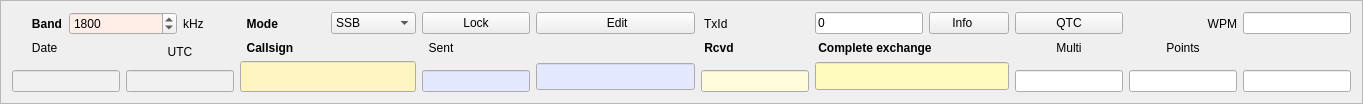
         <widget class="QFrame" name="frame">
          <property name="frameShape">
           <enum>QFrame::StyledPanel</enum>
          </property>
          <property name="frameShadow">
           <enum>QFrame::Raised</enum>
          </property>
          <layout class="QGridLayout" name="gridLayout">
           <item row="2" column="0">
            <widget class="QLabel" name="label">
             <property name="font">
              <font>
               <weight>75</weight>
               <bold>true</bold>
              </font>
             </property>
             <property name="text">
              <string>      Band</string>
             </property>
            </widget>
           </item>
           <item row="2" column="1" colspan="2">
            <widget class="QSpinBox" name="freqBox">
             <property name="palette">
              <palette>
               <active>
                <colorrole role="Base">
                 <brush brushstyle="SolidPattern">
                  <color alpha="255">
                   <red>255</red>
                   <green>237</green>
                   <blue>231</blue>
                  </color>
                 </brush>
                </colorrole>
               </active>
               <inactive>
                <colorrole role="Base">
                 <brush brushstyle="SolidPattern">
                  <color alpha="255">
                   <red>255</red>
                   <green>237</green>
                   <blue>231</blue>
                  </color>
                 </brush>
                </colorrole>
               </inactive>
               <disabled>
                <colorrole role="Base">
                 <brush brushstyle="SolidPattern">
                  <color alpha="255">
                   <red>255</red>
                   <green>255</green>
                   <blue>255</blue>
                  </color>
                 </brush>
                </colorrole>
               </disabled>
              </palette>
             </property>
             <property name="focusPolicy">
              <enum>Qt::NoFocus</enum>
             </property>
             <property name="minimum">
              <number>1600</number>
             </property>
             <property name="maximum">
              <number>55555</number>
             </property>
             <property name="value">
              <number>1800</number>
             </property>
            </widget>
           </item>
           <item row="2" column="3">
            <widget class="QLabel" name="label_2">
             <property name="text">
              <string>kHz</string>
             </property>
            </widget>
           </item>
           <item row="2" column="4">
            <widget class="QLabel" name="label_3">
             <property name="font">
              <font>
               <weight>75</weight>
               <bold>true</bold>
              </font>
             </property>
             <property name="text">
              <string>  Mode</string>
             </property>
            </widget>
           </item>
           <item row="2" column="5">
            <widget class="QComboBox" name="modeBox">
             <property name="enabled">
              <bool>true</bool>
             </property>
             <property name="focusPolicy">
              <enum>Qt::NoFocus</enum>
             </property>
             <item>
              <property name="text">
               <string>SSB</string>
              </property>
             </item>
             <item>
              <property name="text">
               <string>CW</string>
              </property>
             </item>
            </widget>
           </item>
           <item row="2" column="6">
            <widget class="QPushButton" name="ButtonLock">
             <property name="focusPolicy">
              <enum>Qt::NoFocus</enum>
             </property>
             <property name="text">
              <string>Lock</string>
             </property>
            </widget>
           </item>
           <item row="2" column="7">
            <widget class="QPushButton" name="ButtonEditLog">
             <property name="focusPolicy">
              <enum>Qt::NoFocus</enum>
             </property>
             <property name="text">
              <string>             Edit            </string>
             </property>
            </widget>
           </item>
           <item row="2" column="8">
            <widget class="QLabel" name="label_5">
             <property name="text">
              <string> TxId</string>
             </property>
            </widget>
           </item>
           <item row="2" column="9">
            <widget class="QLineEdit" name="lineEdit_5">
             <property name="focusPolicy">
              <enum>Qt::NoFocus</enum>
             </property>
             <property name="text">
              <string>0</string>
             </property>
            </widget>
           </item>
           <item row="2" column="10">
            <widget class="QPushButton" name="ButtonInfo">
             <property name="focusPolicy">
              <enum>Qt::NoFocus</enum>
             </property>
             <property name="text">
              <string>    Info        </string>
             </property>
            </widget>
           </item>
           <item row="2" column="12">
            <widget class="QLabel" name="label_6">
             <property name="font">
              <font>
               <pointsize>9</pointsize>
              </font>
             </property>
             <property name="text">
              <string>WPM</string>
             </property>
             <property name="alignment">
              <set>Qt::AlignRight|Qt::AlignTrailing|Qt::AlignVCenter</set>
             </property>
            </widget>
           </item>
           <item row="2" column="13">
            <widget class="QLineEdit" name="lineWpm">
             <property name="focusPolicy">
              <enum>Qt::NoFocus</enum>
             </property>
             <property name="alignment">
              <set>Qt::AlignCenter</set>
             </property>
            </widget>
           </item>
           <item row="3" column="0">
            <widget class="QLabel" name="label_7">
             <property name="text">
              <string>      Date</string>
             </property>
             <property name="alignment">
              <set>Qt::AlignBottom|Qt::AlignLeading|Qt::AlignLeft</set>
             </property>
            </widget>
           </item>
           <item row="3" column="2" rowspan="2" colspan="2">
            <widget class="QPushButton" name="ButtonUhr">
             <property name="focusPolicy">
              <enum>Qt::NoFocus</enum>
             </property>
             <property name="text">
              <string>UTC</string>
             </property>
             <property name="flat">
              <bool>true</bool>
             </property>
            </widget>
           </item>
           <item row="3" column="4" colspan="2">
            <widget class="QLabel" name="label_9">
             <property name="font">
              <font>
               <weight>75</weight>
               <bold>true</bold>
              </font>
             </property>
             <property name="text">
              <string>  Callsign</string>
             </property>
             <property name="alignment">
              <set>Qt::AlignBottom|Qt::AlignLeading|Qt::AlignLeft</set>
             </property>
            </widget>
           </item>
           <item row="3" column="6">
            <widget class="QLabel" name="label_10">
             <property name="text">
              <string>  Sent</string>
             </property>
             <property name="alignment">
              <set>Qt::AlignBottom|Qt::AlignLeading|Qt::AlignLeft</set>
             </property>
            </widget>
           </item>
           <item row="3" column="8">
            <widget class="QLabel" name="label_18">
             <property name="font">
              <font>
               <weight>75</weight>
               <bold>true</bold>
              </font>
             </property>
             <property name="text">
              <string> Rcvd</string>
             </property>
             <property name="alignment">
              <set>Qt::AlignBottom|Qt::AlignLeading|Qt::AlignLeft</set>
             </property>
            </widget>
           </item>
           <item row="3" column="9" colspan="2">
            <widget class="QLabel" name="label_11">
             <property name="font">
              <font>
               <weight>75</weight>
               <bold>true</bold>
              </font>
             </property>
             <property name="text">
              <string> Complete exchange</string>
             </property>
             <property name="alignment">
              <set>Qt::AlignBottom|Qt::AlignLeading|Qt::AlignLeft</set>
             </property>
            </widget>
           </item>
           <item row="3" column="11">
            <widget class="QLabel" name="labelMulti1">
             <property name="font">
              <font>
               <pointsize>9</pointsize>
              </font>
             </property>
             <property name="text">
              <string>Multi</string>
             </property>
             <property name="alignment">
              <set>Qt::AlignCenter</set>
             </property>
            </widget>
           </item>
           <item row="3" column="12">
            <widget class="QLabel" name="label_12">
             <property name="font">
              <font>
               <pointsize>9</pointsize>
              </font>
             </property>
             <property name="text">
              <string>Points</string>
             </property>
             <property name="alignment">
              <set>Qt::AlignBottom|Qt::AlignHCenter</set>
             </property>
            </widget>
           </item>
           <item row="3" column="13">
            <widget class="QLabel" name="labelMult2">
             <property name="font">
              <font>
               <pointsize>9</pointsize>
              </font>
             </property>
             <property name="text">
              <string/>
             </property>
             <property name="alignment">
              <set>Qt::AlignCenter</set>
             </property>
            </widget>
           </item>
           <item row="4" column="4" rowspan="2" colspan="2">
            <widget class="QLineEdit" name="lineCallsign">
             <property name="palette">
              <palette>
               <active>
                <colorrole role="Base">
                 <brush brushstyle="SolidPattern">
                  <color alpha="255">
                   <red>255</red>
                   <green>245</green>
                   <blue>192</blue>
                  </color>
                 </brush>
                </colorrole>
               </active>
               <inactive>
                <colorrole role="Base">
                 <brush brushstyle="SolidPattern">
                  <color alpha="255">
                   <red>255</red>
                   <green>245</green>
                   <blue>192</blue>
                  </color>
                 </brush>
                </colorrole>
               </inactive>
               <disabled>
                <colorrole role="Base">
                 <brush brushstyle="SolidPattern">
                  <color alpha="255">
                   <red>244</red>
                   <green>244</green>
                   <blue>244</blue>
                  </color>
                 </brush>
                </colorrole>
               </disabled>
              </palette>
             </property>
             <property name="font">
              <font>
               <pointsize>14</pointsize>
              </font>
             </property>
            </widget>
           </item>
           <item row="4" column="9" rowspan="2" colspan="2">
            <widget class="QLineEdit" name="lineExchange">
             <property name="palette">
              <palette>
               <active>
                <colorrole role="Base">
                 <brush brushstyle="SolidPattern">
                  <color alpha="255">
                   <red>255</red>
                   <green>250</green>
                   <blue>190</blue>
                  </color>
                 </brush>
                </colorrole>
               </active>
               <inactive>
                <colorrole role="Base">
                 <brush brushstyle="SolidPattern">
                  <color alpha="255">
                   <red>255</red>
                   <green>250</green>
                   <blue>190</blue>
                  </color>
                 </brush>
                </colorrole>
               </inactive>
               <disabled>
                <colorrole role="Base">
                 <brush brushstyle="SolidPattern">
                  <color alpha="255">
                   <red>244</red>
                   <green>244</green>
                   <blue>244</blue>
                  </color>
                 </brush>
                </colorrole>
               </disabled>
              </palette>
             </property>
             <property name="font">
              <font>
               <pointsize>13</pointsize>
              </font>
             </property>
             <property name="toolTip">
              <string>type  -  for  /  </string>
             </property>
            </widget>
           </item>
           <item row="5" column="0" colspan="2">
            <widget class="QLineEdit" name="cDate">
             <property name="palette">
              <palette>
               <active>
                <colorrole role="Base">
                 <brush brushstyle="SolidPattern">
                  <color alpha="255">
                   <red>241</red>
                   <green>241</green>
                   <blue>241</blue>
                  </color>
                 </brush>
                </colorrole>
               </active>
               <inactive>
                <colorrole role="Base">
                 <brush brushstyle="SolidPattern">
                  <color alpha="255">
                   <red>241</red>
                   <green>241</green>
                   <blue>241</blue>
                  </color>
                 </brush>
                </colorrole>
               </inactive>
               <disabled>
                <colorrole role="Base">
                 <brush brushstyle="SolidPattern">
                  <color alpha="255">
                   <red>244</red>
                   <green>244</green>
                   <blue>244</blue>
                  </color>
                 </brush>
                </colorrole>
               </disabled>
              </palette>
             </property>
             <property name="focusPolicy">
              <enum>Qt::StrongFocus</enum>
             </property>
            </widget>
           </item>
           <item row="5" column="2" colspan="2">
            <widget class="QLineEdit" name="cTime">
             <property name="palette">
              <palette>
               <active>
                <colorrole role="Base">
                 <brush brushstyle="SolidPattern">
                  <color alpha="255">
                   <red>241</red>
                   <green>241</green>
                   <blue>241</blue>
                  </color>
                 </brush>
                </colorrole>
               </active>
               <inactive>
                <colorrole role="Base">
                 <brush brushstyle="SolidPattern">
                  <color alpha="255">
                   <red>241</red>
                   <green>241</green>
                   <blue>241</blue>
                  </color>
                 </brush>
                </colorrole>
               </inactive>
               <disabled>
                <colorrole role="Base">
                 <brush brushstyle="SolidPattern">
                  <color alpha="255">
                   <red>244</red>
                   <green>244</green>
                   <blue>244</blue>
                  </color>
                 </brush>
                </colorrole>
               </disabled>
              </palette>
             </property>
             <property name="focusPolicy">
              <enum>Qt::StrongFocus</enum>
             </property>
             <property name="alignment">
              <set>Qt::AlignCenter</set>
             </property>
            </widget>
           </item>
           <item row="5" column="6">
            <widget class="QLineEdit" name="lineEditSrst">
             <property name="palette">
              <palette>
               <active>
                <colorrole role="Base">
                 <brush brushstyle="SolidPattern">
                  <color alpha="255">
                   <red>228</red>
                   <green>233</green>
                   <blue>255</blue>
                  </color>
                 </brush>
                </colorrole>
               </active>
               <inactive>
                <colorrole role="Base">
                 <brush brushstyle="SolidPattern">
                  <color alpha="255">
                   <red>228</red>
                   <green>233</green>
                   <blue>255</blue>
                  </color>
                 </brush>
                </colorrole>
               </inactive>
               <disabled>
                <colorrole role="Base">
                 <brush brushstyle="SolidPattern">
                  <color alpha="255">
                   <red>244</red>
                   <green>244</green>
                   <blue>244</blue>
                  </color>
                 </brush>
                </colorrole>
               </disabled>
              </palette>
             </property>
             <property name="font">
              <font>
               <weight>50</weight>
               <bold>false</bold>
              </font>
             </property>
             <property name="text">
              <string/>
             </property>
            </widget>
           </item>
           <item row="4" column="7" rowspan="2">
            <widget class="QLineEdit" name="lineEditSent">
             <property name="palette">
              <palette>
               <active>
                <colorrole role="Base">
                 <brush brushstyle="SolidPattern">
                  <color alpha="255">
                   <red>228</red>
                   <green>233</green>
                   <blue>255</blue>
                  </color>
                 </brush>
                </colorrole>
               </active>
               <inactive>
                <colorrole role="Base">
                 <brush brushstyle="SolidPattern">
                  <color alpha="255">
                   <red>228</red>
                   <green>233</green>
                   <blue>255</blue>
                  </color>
                 </brush>
                </colorrole>
               </inactive>
               <disabled>
                <colorrole role="Base">
                 <brush brushstyle="SolidPattern">
                  <color alpha="255">
                   <red>244</red>
                   <green>244</green>
                   <blue>244</blue>
                  </color>
                 </brush>
                </colorrole>
               </disabled>
              </palette>
             </property>
             <property name="font">
              <font>
               <pointsize>12</pointsize>
               <weight>75</weight>
               <bold>true</bold>
              </font>
             </property>
            </widget>
           </item>
           <item row="5" column="8">
            <widget class="QLineEdit" name="lineEditRrst">
             <property name="palette">
              <palette>
               <active>
                <colorrole role="Base">
                 <brush brushstyle="SolidPattern">
                  <color alpha="255">
                   <red>255</red>
                   <green>251</green>
                   <blue>219</blue>
                  </color>
                 </brush>
                </colorrole>
               </active>
               <inactive>
                <colorrole role="Base">
                 <brush brushstyle="SolidPattern">
                  <color alpha="255">
                   <red>255</red>
                   <green>251</green>
                   <blue>219</blue>
                  </color>
                 </brush>
                </colorrole>
               </inactive>
               <disabled>
                <colorrole role="Base">
                 <brush brushstyle="SolidPattern">
                  <color alpha="255">
                   <red>244</red>
                   <green>244</green>
                   <blue>244</blue>
                  </color>
                 </brush>
                </colorrole>
               </disabled>
              </palette>
             </property>
             <property name="text">
              <string/>
             </property>
            </widget>
           </item>
           <item row="5" column="11">
            <widget class="QLineEdit" name="wMultNew">
             <property name="focusPolicy">
              <enum>Qt::NoFocus</enum>
             </property>
             <property name="alignment">
              <set>Qt::AlignCenter</set>
             </property>
            </widget>
           </item>
           <item row="5" column="12">
            <widget class="QLineEdit" name="lineEditPoints">
             <property name="focusPolicy">
              <enum>Qt::NoFocus</enum>
             </property>
             <property name="alignment">
              <set>Qt::AlignCenter</set>
             </property>
            </widget>
           </item>
           <item row="5" column="13">
            <widget class="QLineEdit" name="wMult2">
             <property name="focusPolicy">
              <enum>Qt::NoFocus</enum>
             </property>
             <property name="alignment">
              <set>Qt::AlignCenter</set>
             </property>
            </widget>
           </item>
           <item row="2" column="11">
            <widget class="QPushButton" name="ButtonQtc">
             <property name="text">
              <string>QTC</string>
             </property>
            </widget>
           </item>
           <item row="3" column="7">
            <widget class="QLabel" name="sentLabel">
             <property name="text">
              <string/>
             </property>
            </widget>
           </item>
          </layout>
         </widget>
